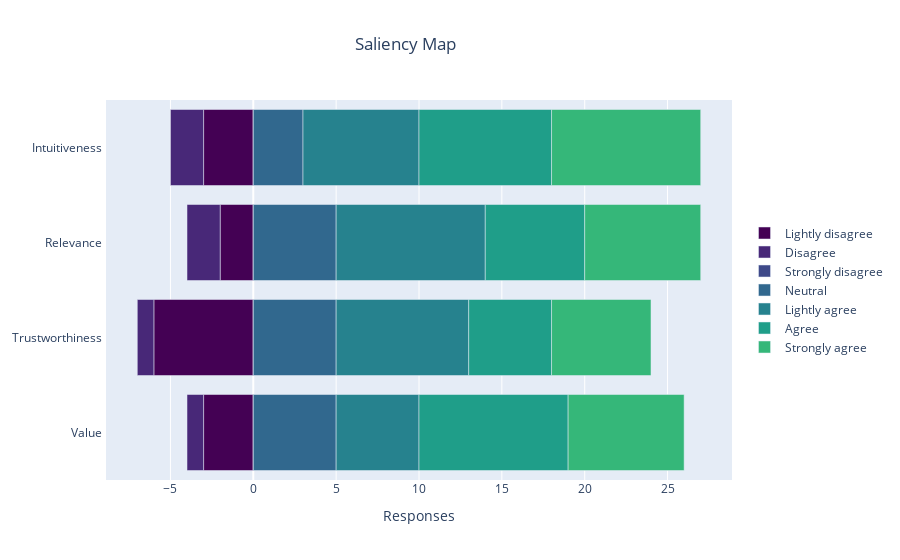

Notebook source saved alongside this figure:
### Code cell
labels = ["Intuitiveness ","Relevance ","Trustworthiness ","Value "]
numerics = ['int16', 'int32', 'int64', 'float16', 'float32', 'float64']

def stackedBarChartDF(sub_df,title,labels):
    #throw out non-numeric data
    int_df = sub_df.select_dtypes(include=numerics)
    data = int_df.values

    #get the occurences in the respective column
    understandability = Counter(data[:,0])
    usability = Counter(data[:,1])
    value = Counter(data[:,2])
    informativeness = Counter(data[:,3])

    fig = go.Figure()
    #throw the arrays together for iterating over them
    eval_arr = [understandability,value,informativeness,usability]
    category_order = ["Strongly disagree","Disagree","Lightly disagree","Neutral","Lightly agree","Agree","Strongly agree"]
    num_order = [0,1,2,3,4,5,6]
    palette = cycle(plotly.colors.sequential.Viridis)
    centerpoint = [x[3]/2 for x in eval_arr]

    #iterate reversed so we get right ordering of answers
    for num in reversed(num_order[0:3]):
        #xvals are number of responses eg. strongly disagree
        xvals = [understandability[num],value[num],informativeness[num],usability[num]]
        yvals = ["Intuitiveness ","Relevance ","Trustworthiness ","Value "]
        # #if we are at the centerpoint add an offset
        # if (num == 3):
        #     offset = centerpoint
        # else:
        #     offset = [0,0,0,0]
        print([(x*-1)-centerpoint[ind] for ind,x in enumerate(xvals)])
        fig.add_trace(
            go.Bar(
                #-centerpoint[ind]
                x=[(x*-1) for ind,x in enumerate(xvals)],
                y=yvals,
                orientation='h',
                name=category_order[num],
                customdata=xvals,
                hovertemplate = "%{y}: %{customdata}",
                width=0.8,
                marker_color=next(palette)
                    ))
    #regular forward iteration, now xvalues start from zero
    for num in num_order[3:]:
        xvals = [understandability[num],value[num],informativeness[num],usability[num]]
        yvals = ["Intuitiveness ","Relevance ","Trustworthiness ","Value "]
        fig.add_trace(
            go.Bar(
                #
                x=xvals,
                y=yvals,
                orientation='h',
                name=category_order[num],
                customdata=xvals,
                hovertemplate = "%{y}: %{customdata}",
                width=0.8,
                marker_color=next(palette)
                        ))

    fig.update_layout(barmode='relative', 
                    yaxis_autorange='reversed',
                    bargap=0.01,
                    legend_y=0.5,
                    title = title,
                    title_x = 0.45,
                    xaxis = dict(
                        tick0 = 0
                    ),
                    xaxis_title="Responses"
    )
    fig.show()

#boxPlotDF(trust_df,"Trust Based Methods")
stackedBarChartDF(saliency_df,"Saliency Map",labels)
plt.savefig("StackedBarChart")

#function to get most relevant statistical measures for single column
def descriptiveStatistics(column):
    print(df[column].describe())

#descriptiveStatistics("user_profiling_useOfDP")

### Figure 1 — Plotly figure (JSON) as saved in the notebook; plotly's stock layout.template omitted (floating-point values rounded to 4 significant figures)
{"data": [{"customdata": [3, 2, 6, 3], "hovertemplate": "%{y}: %{customdata}", "marker": {"color": "#440154"}, "name": "Lightly disagree", "orientation": "h", "type": "bar", "width": 0.8, "x": [-3, -2, -6, -3], "y": ["Intuitiveness ", "Relevance ", "Trustworthiness ", "Value "]}, {"customdata": [2, 2, 1, 1], "hovertemplate": "%{y}: %{customdata}", "marker": {"color": "#482878"}, "name": "Disagree", "orientation": "h", "type": "bar", "width": 0.8, "x": [-2, -2, -1, -1], "y": ["Intuitiveness ", "Relevance ", "Trustworthiness ", "Value "]}, {"customdata": [0, 0, 0, 0], "hovertemplate": "%{y}: %{customdata}", "marker": {"color": "#3e4989"}, "name": "Strongly disagree", "orientation": "h", "type": "bar", "width": 0.8, "x": [0, 0, 0, 0], "y": ["Intuitiveness ", "Relevance ", "Trustworthiness ", "Value "]}, {"customdata": [3, 5, 5, 5], "hovertemplate": "%{y}: %{customdata}", "marker": {"color": "#31688e"}, "name": "Neutral", "orientation": "h", "type": "bar", "width": 0.8, "x": [3, 5, 5, 5], "y": ["Intuitiveness ", "Relevance ", "Trustworthiness ", "Value "]}, {"customdata": [7, 9, 8, 5], "hovertemplate": "%{y}: %{customdata}", "marker": {"color": "#26828e"}, "name": "Lightly agree", "orientation": "h", "type": "bar", "width": 0.8, "x": [7, 9, 8, 5], "y": ["Intuitiveness ", "Relevance ", "Trustworthiness ", "Value "]}, {"customdata": [8, 6, 5, 9], "hovertemplate": "%{y}: %{customdata}", "marker": {"color": "#1f9e89"}, "name": "Agree", "orientation": "h", "type": "bar", "width": 0.8, "x": [8, 6, 5, 9], "y": ["Intuitiveness ", "Relevance ", "Trustworthiness ", "Value "]}, {"customdata": [9, 7, 6, 7], "hovertemplate": "%{y}: %{customdata}", "marker": {"color": "#35b779"}, "name": "Strongly agree", "orientation": "h", "type": "bar", "width": 0.8, "x": [9, 7, 6, 7], "y": ["Intuitiveness ", "Relevance ", "Trustworthiness ", "Value "]}], "layout": {"bargap": 0.01, "barmode": "relative", "legend": {"y": 0.5}, "title": {"text": "Saliency Map", "x": 0.45}, "xaxis": {"tick0": 0, "title": {"text": "Responses"}}, "yaxis": {"autorange": "reversed"}}}
